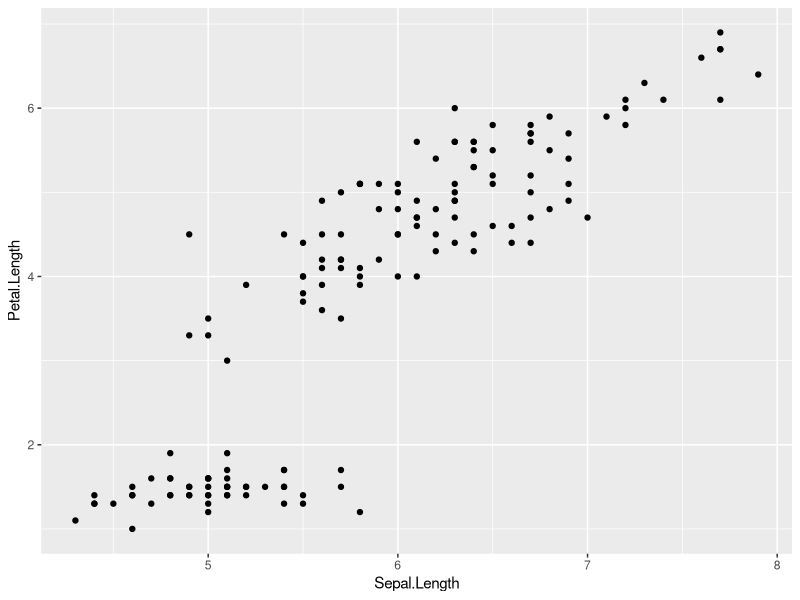
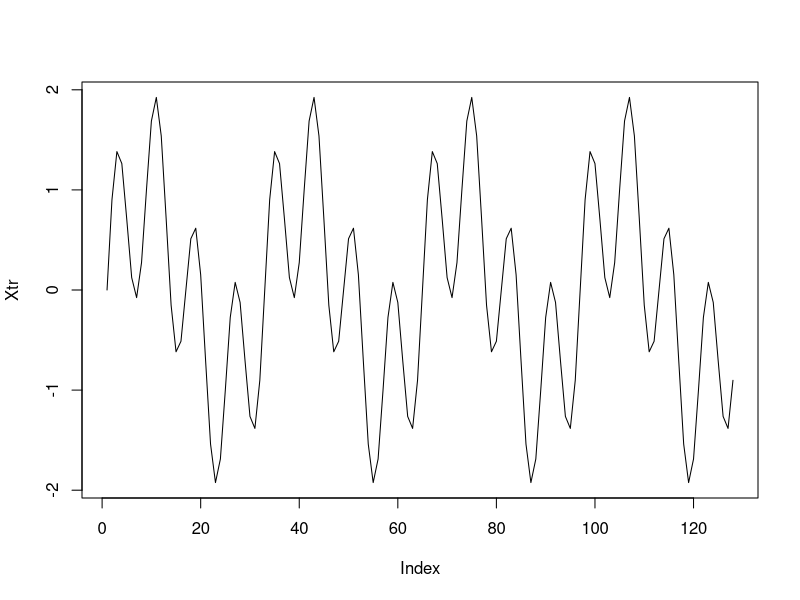
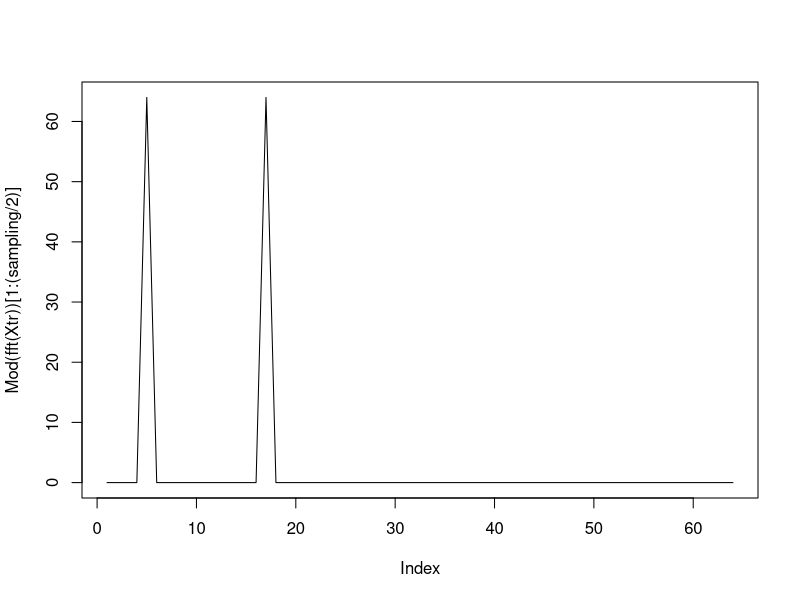
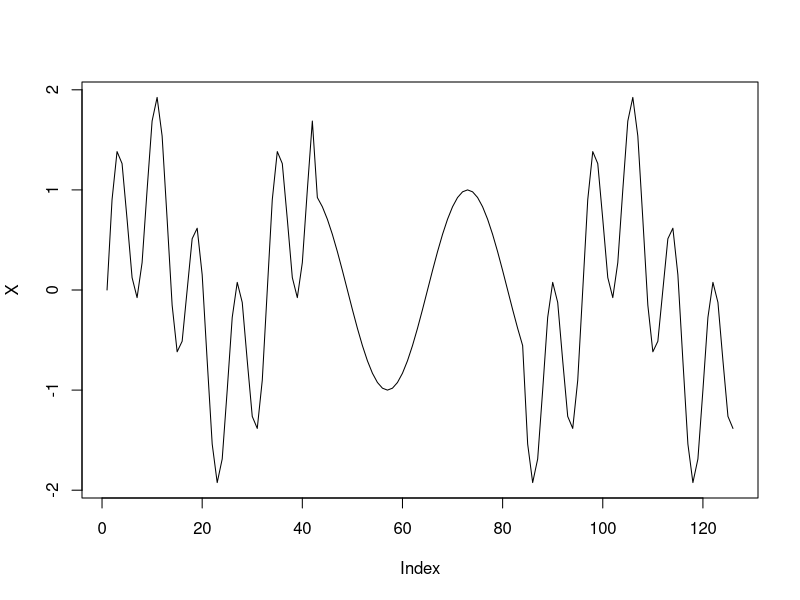
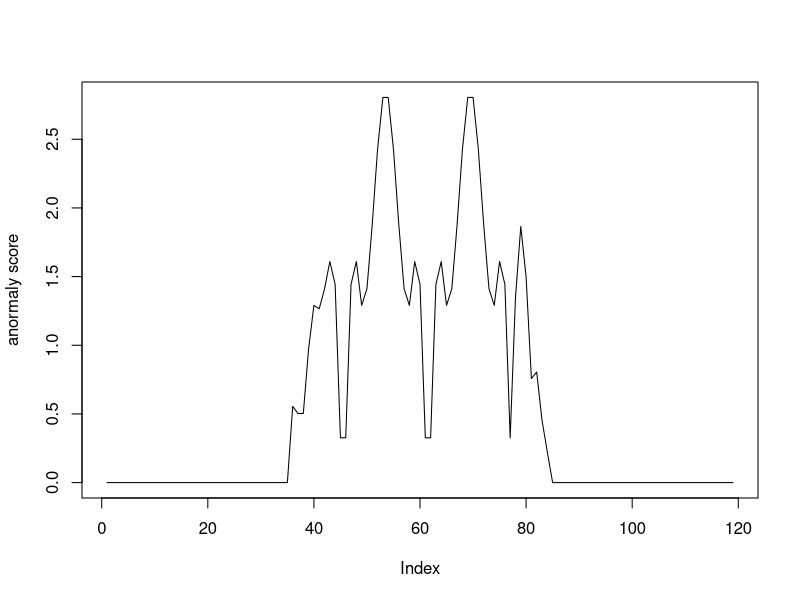

Here is the R script that generated these plots, in order:
## ---- chunk 1
library(dplyr)
library(ggplot2)
data <- iris %>% dplyr::select(Sepal.Length, Petal.Length)
ggplot(
 data,
 aes(
   x = Sepal.Length,
   y = Petal.Length
 )
) + geom_point()
## ---- chunk 2
sampling <- 128
freq <- 32
rt <- 0:(sampling-1) / freq
Xtr <- sin(1.0 * 2.0 * pi * rt) + sin(4.0 * 2.0 * pi * rt) # 適当な合成派
plot(Xtr, type="l") # 対象信号のプロット
## ---- chunk 3
plot(Mod(fft(Xtr))[1:(sampling/2)], type="l") # 離散フーリエ変換で周波数をプロット
## ---- chunk 4
sampling <- 128
freq <- 32
rt <- 0:(sampling-1) / freq
oData1 <- sin(1.0 * 2.0 * pi * rt) + sin(4.0 * 2.0 * pi * rt)
oData2 <- sin(1.0 * 2.0 * pi * rt)
X <- c(oData1[1:(sampling/3)],
       oData2[((sampling/3)+1):(sampling*2/3)],
       oData1[((sampling*2/3)+1):sampling]) # 適当な合成波
plot(X, type="l") # 対象信号のプロット
## ---- chunk 5
library(FNN)
# パラメータ
w <- 2 ^ 3 # 窓枠
nk <- 1 # 近傍数
# 周波数解析関数
# x: 入力データ
# w: 窓枠サイズ
window_fft <- function(x, w) {
  d <- embed(x, w) # 窓枠サイズで分割
  dfft <- matrix(nrow=nrow(d), ncol=(w/2))
  for(i in 1:nrow(d)) {
    dfft[i,] <- Mod(fft(rev(d[i,])))[0:(w/2)] # FFTの実行
  }
  dfft
}
## ---- chunk 6
# 訓練データの準備
DtrFft <- window_fft(Xtr, w)
# 検証データの準備
DFft <- window_fft(X, w)
# 最近傍までの距離
d <- knnx.dist(DtrFft, DFft, k=nk)
a <- d[,1]
# 異常度の図示
plot(a, ylab="anormaly score", type="l")
